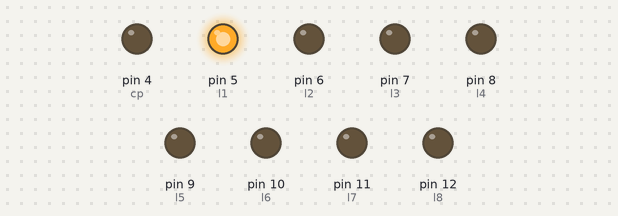
Simulated run of this sketch. Board: Arduino Uno, built with avr-gcc and run on an emulated ATmega328P. Shown: output pins drawn as LEDs (lit = HIGH).

Above: at 0.05 s.
At 0.35 s:
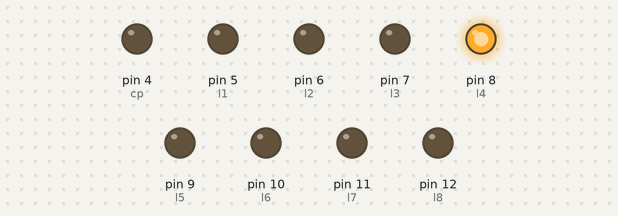
At 0.75 s:
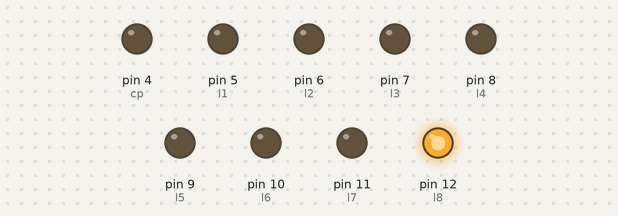
At 1.45 s:
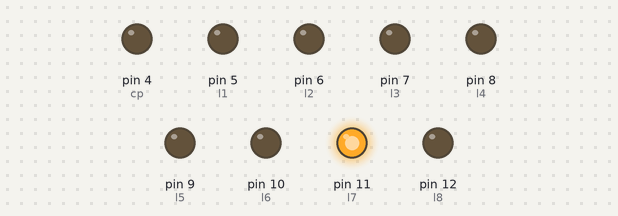
At 2.15 s:
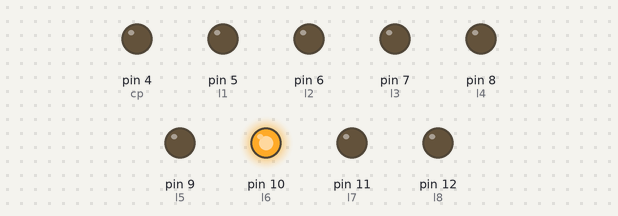
At 2.85 s:
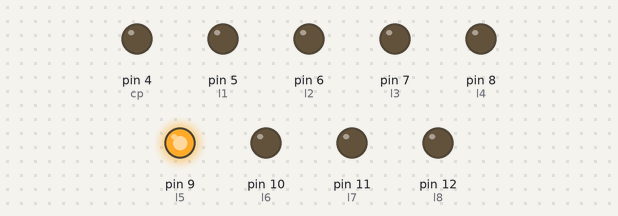
Timing chart, 0 to 3.1 s (numbered marks = the images above):
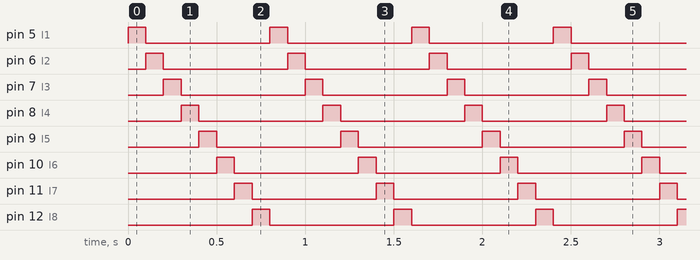

The sketch:

sketch_dec042.ino
```cpp
int ds=2;
int latch=3;
int cp=4;

int l1=5;
int l2=6;
int l3=7;
int l4=8;
int l5=9;
int l6=10;
int l7=11;
int l8=12;

byte leds = 0;

void setup()
{
  Serial.begin(9600);
  pinMode(ds,OUTPUT);
  pinMode(cp,OUTPUT);
  pinMode(latch,OUTPUT);

  pinMode(l1,OUTPUT);
  pinMode(l2,OUTPUT);
  pinMode(l3,OUTPUT);
  pinMode(l4,OUTPUT);
  pinMode(l5,OUTPUT);
  pinMode(l6,OUTPUT);
  pinMode(l7,OUTPUT);
  pinMode(l8,OUTPUT);

 reset();
}

void reset()
{
  digitalWrite(l1,LOW);
  digitalWrite(l2,LOW);
  digitalWrite(l3,LOW);
  digitalWrite(l4,LOW);
  digitalWrite(l5,LOW);
  digitalWrite(l6,LOW);
  digitalWrite(l7,LOW);
  digitalWrite(l8,LOW);
}

void set()
{
  digitalWrite(l1,HIGH);
  digitalWrite(l2,LOW);
  digitalWrite(l3,LOW);
  digitalWrite(l4,LOW);
  digitalWrite(l5,LOW);
  digitalWrite(l6,LOW);
  digitalWrite(l7,LOW);
  digitalWrite(l8,LOW);
}
void set1()
{
  digitalWrite(l1,LOW);
  digitalWrite(l2,HIGH);
  digitalWrite(l3,LOW);
  digitalWrite(l4,LOW);
  digitalWrite(l5,LOW);
  digitalWrite(l6,LOW);
  digitalWrite(l7,LOW);
  digitalWrite(l8,LOW);
}

void set2()
{
  digitalWrite(l1,LOW);
  digitalWrite(l2,LOW);
  digitalWrite(l3,HIGH);
  digitalWrite(l4,LOW);
  digitalWrite(l5,LOW);
  digitalWrite(l6,LOW);
  digitalWrite(l7,LOW);
  digitalWrite(l8,LOW);
}

void set3()
{
  digitalWrite(l1,LOW);
  digitalWrite(l2,LOW);
  digitalWrite(l3,LOW);
  digitalWrite(l4,HIGH);
  digitalWrite(l5,LOW);
  digitalWrite(l6,LOW);
  digitalWrite(l7,LOW);
  digitalWrite(l8,LOW);
}
void set4()
{
  digitalWrite(l1,LOW);
  digitalWrite(l2,LOW);
  digitalWrite(l3,LOW);
  digitalWrite(l4,LOW);
  digitalWrite(l5,HIGH);
  digitalWrite(l6,LOW);
  digitalWrite(l7,LOW);
  digitalWrite(l8,LOW);
}

void set5()
{
  digitalWrite(l1,LOW);
  digitalWrite(l2,LOW);
  digitalWrite(l3,LOW);
  digitalWrite(l4,LOW);
  digitalWrite(l5,LOW);
  digitalWrite(l6,HIGH);
  digitalWrite(l7,LOW);
  digitalWrite(l8,LOW);
}

void set6()
{
  digitalWrite(l1,LOW);
  digitalWrite(l2,LOW);
  digitalWrite(l3,LOW);
  digitalWrite(l4,LOW);
  digitalWrite(l5,LOW);
  digitalWrite(l6,LOW);
  digitalWrite(l7,HIGH);
  digitalWrite(l8,LOW);
}

void set7()
{
  digitalWrite(l1,LOW);
  digitalWrite(l2,LOW);
  digitalWrite(l3,LOW);
  digitalWrite(l4,LOW);
  digitalWrite(l5,LOW);
  digitalWrite(l6,LOW);
  digitalWrite(l7,LOW);
  digitalWrite(l8,HIGH);
}
int flag=0;

void loop()
{
  set();
  delay(100);
  set1();
  delay(100);
  set2();
  delay(100);
  set3();
  delay(100);
  set4();
  delay(100);
  set5();
  delay(100);
  set6();
  delay(100);
  set7();
  delay(100);
}
```

Measured:
- by itself, pin 5 (l1), pin 6 (l2), pin 7 (l3), pin 8 (l4), pin 9 (l5), pin 10 (l6), pin 11 (l7), pin 12 (l8): alternates HIGH for 0.10 s and LOW for 0.70 s
- by itself, everything shown: repeats every 0.80 s, in 8 steps
